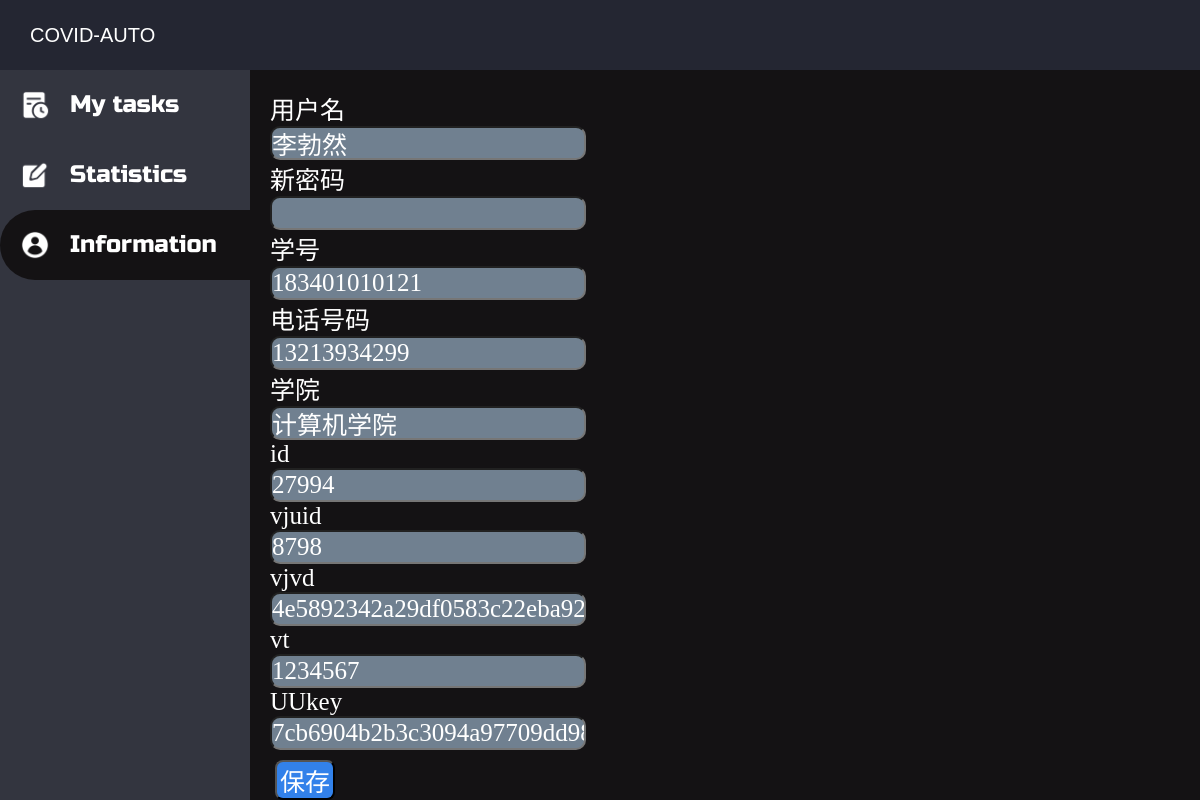
The app's page /task/info_page/ (signed in), older data.
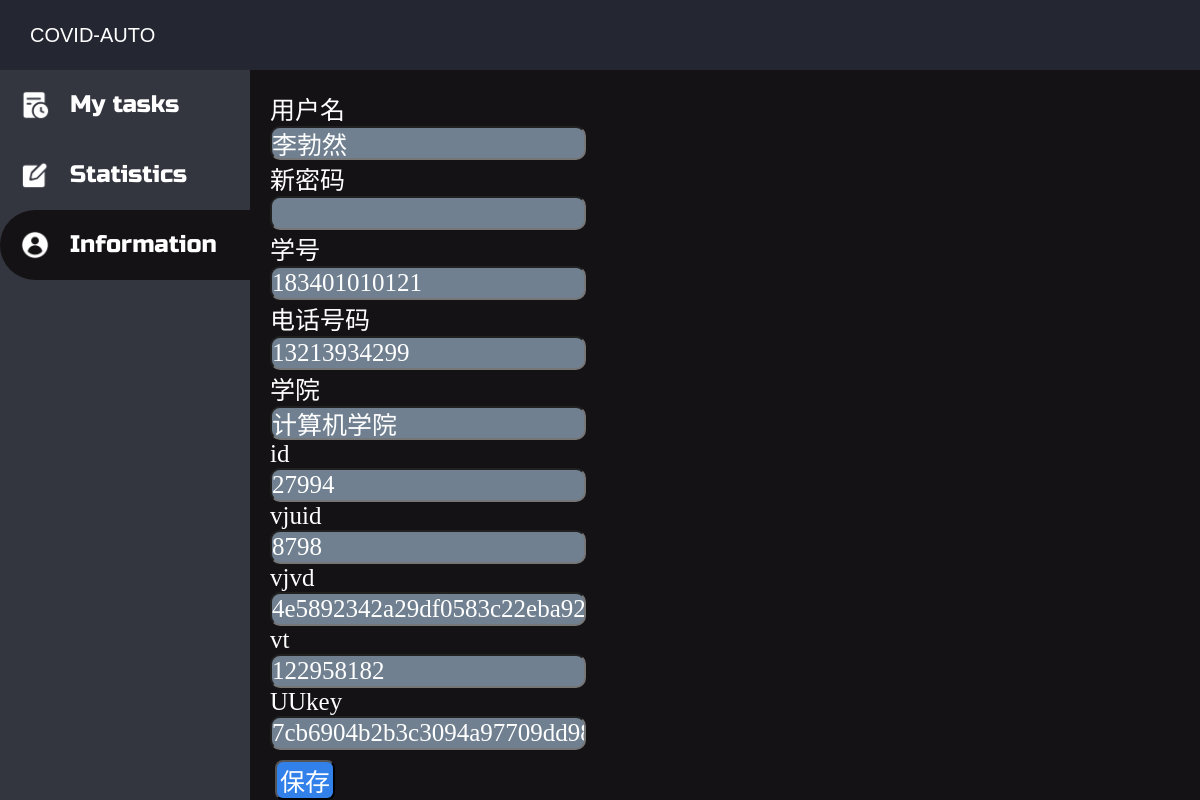
The same page, newer data.
### task/models.py (models this page shows)
class Info(models.Model):
    task_owner = models.ForeignKey(User, on_delete = models.DO_NOTHING) # 设置task使用者
    task_username = models.CharField(max_length = 20, default = '') # 姓名
    task_stu_id = models.CharField(max_length = 20, default = '') # 学号
    task_phone = models.CharField(max_length = 20, default = '') # 电话号码
    task_institution = models.CharField(max_length = 20, default = '') # 学院
    task_form_id = models.CharField(max_length = 10, default = '') # 信息表中id
    vjuid = models.CharField(max_length = 20, default = '') # vjuid
    vjvd = models.CharField(max_length = 50, default = '') # vjvd
    vt = models.CharField(max_length = 20, default = '') # vt
    UUkey = models.CharField(max_length = 50, default = '') # UUkey

### task/views.py (the view, shortened to what this page needs)
# urls.py: path('info_page/', views.info_page, name = 'info_page'),
def info_page(request):
    if request.user.username != '': # 如果登录成功
        try:
            context = {}
            info = Info.objects.filter(task_owner = request.user)
            if len(info) != 0: # 如果查询不成功，则新建
                info = Info.objects.filter(task_owner = request.user)[0]
                context['info'] = info
            return render(request, 'info.html', context)
        except:
            return redirect('https://bilibili.com') # 出现无法创建task错误
    else: # 如果未登录，则跳转登录界面
        return redirect('/login_page/')

### task/templates/info.html (shortened to what this page needs)
{% extends 'task_base.html' %}
{% block header_extension %}
<link rel="stylesheet" href="/static/css/info.css">
{% endblock %}
{% block li_info %}<li class="icon-user li-active">Information</li>{% endblock %}
{% block task_content %}
<form action="{% url 'submit_info' %}" class="info-form" method="post">
    <div class="info-username-div">
        用户名<input type="text" value="{{ info.task_username }}" name="info-username">
    </div>
    <div class="info-password-div">
        新密码<input type="text" value="" name="info-password">
    </div>
    <div class="info-stu_id-div">
        学号<input type="text" value="{{ info.task_stu_id }}" name="info-stu_id">
    </div>
    <div class="info-phone-div">
        电话号码<input type="text" value="{{ info.task_phone }}" name="info-phone">
    </div>
    <div class="info-institution-div">
        学院<input type="text" value="{{ info.task_institution }}" name="info-institution">
    </div>
    <div class="info-form_id-div">
        id<input type="text" value="{{ info.task_form_id }}" name="info-form_id">
    </div>
    <div class="info-vjuid-div">
        vjuid<input type="text" value="{{ info.vjuid }}" name="info-vjuid">
    </div>
    <div class="info-vjvd-div">
        vjvd<input type="text" value="{{ info.vjvd }}" name="info-vjvd">
    </div>
    <div class="info-vt-div">
        vt<input type="text" value="{{ info.vt }}" name="info-vt">
    </div>
    <div class="info-UUkey-div">
        UUkey<input type="text" value="{{ info.UUkey }}" name="info-UUkey">
    </div>
    <input type="submit" value="保存">
</form>
{% endblock %}

Row changes from the older to the newer data that the page shows:
changed Info "李勃然": info-vt "1234567" → "122958182"
